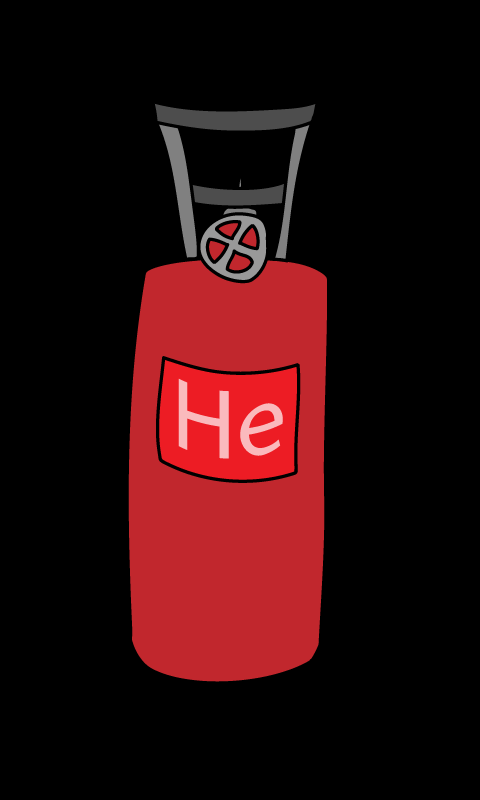

The image is a tile-based game level rendered from a .tmx file. Its description and source (layers, tilesets, objects; grid data summarised) follow:
An orthogonal 60x100 tile map with 8x8 px tiles, 1 tile layer (Tile Layer 1) and 264 objects.

<map version="1.4" tiledversion="1.4.3" orientation="orthogonal" renderorder="left-down" width="60" height="100" tilewidth="8" tileheight="8" infinite="0" nextlayerid="4" nextobjectid="269">
 <tileset firstgid="1" name="helium" tilewidth="8" tileheight="8" tilecount="13200" columns="60">
  <image source="helium.png" width="480" height="1760" />
 </tileset>
 <layer id="1" name="Tile Layer 1" width="60" height="100">
  <data>[6000 cells, 6000 non-empty, 6000 distinct tile ids]</data>
 </layer>
 <objectgroup id="2" name="PiirtoPisteet" visible="0">
  <object id="1" x="130.415" y="647.415">
   <point />
  </object>
  <object id="2" x="137.867" y="656.73">
   <point />
  </object>
  <object id="3" x="146.251" y="665.114">
   <point />
  </object>
  <object id="4" x="155.566" y="670.703">
   <point />
  </object>
  <object id="5" x="165.813" y="674.429">
   <point />
  </object>
  <object id="6" x="177.923" y="676.293">
   <point />
  </object>
  <object id="7" x="187.238" y="679.087">
   <point />
  </object>
  <object id="8" x="203.074" y="682.813">
   <point />
  </object>
  <object id="9" x="214.252" y="684.676">
   <point />
  </object>
  <object id="10" x="226.362" y="682.813">
   <point />
  </object>
  <object id="11" x="237.541" y="681.882">
   <point />
  </object>
  <object id="12" x="248.719" y="680.95">
   <point />
  </object>
  <object id="13" x="263.624" y="678.156">
   <point />
  </object>
  <object id="14" x="275.734" y="676.293">
   <point />
  </object>
  <object id="15" x="291.57" y="670.703">
   <point />
  </object>
  <object id="16" x="302.748" y="664.183">
   <point />
  </object>
  <object id="17" x="313.926" y="658.593">
   <point />
  </object>
  <object id="18" x="319.516" y="639.963">
   <point />
  </object>
  <object id="19" x="321.379" y="625.99">
   <point />
  </object>
  <object id="20" x="322.31" y="613.88">
   <point />
  </object>
  <object id="21" x="323.242" y="598.044">
   <point />
  </object>
  <object id="22" x="324.173" y="586.865">
   <point />
  </object>
  <object id="23" x="323.242" y="571.029">
   <point />
  </object>
  <object id="24" x="326.036" y="555.193">
   <point />
  </object>
  <object id="25" x="326.036" y="538.426">
   <point />
  </object>
  <object id="26" x="326.036" y="527.247">
   <point />
  </object>
  <object id="27" x="328.831" y="512.343">
   <point />
  </object>
  <object id="28" x="326.968" y="497.438">
   <point />
  </object>
  <object id="29" x="326.968" y="481.602">
   <point />
  </object>
  <object id="30" x="326.968" y="465.766">
   <point />
  </object>
  <object id="31" x="326.968" y="448.999">
   <point />
  </object>
  <object id="32" x="326.968" y="432.231">
   <point />
  </object>
  <object id="33" x="327.899" y="413.6">
   <point />
  </object>
  <object id="34" x="327.899" y="397.764">
   <point />
  </object>
  <object id="35" x="328.831" y="384.723">
   <point />
  </object>
  <object id="36" x="329.762" y="372.613">
   <point />
  </object>
  <object id="37" x="328.831" y="353.051">
   <point />
  </object>
  <object id="38" x="328.831" y="343.735">
   <point />
  </object>
  <object id="39" x="329.762" y="327.899">
   <point />
  </object>
  <object id="40" x="327.899" y="312.995">
   <point />
  </object>
  <object id="41" x="327.899" y="301.816">
   <point />
  </object>
  <object id="42" x="326.036" y="290.638">
   <point />
  </object>
  <object id="43" x="323.242" y="280.391">
   <point />
  </object>
  <object id="44" x="314.858" y="273.871">
   <point />
  </object>
  <object id="45" x="303.68" y="265.487">
   <point />
  </object>
  <object id="46" x="291.57" y="261.761">
   <point />
  </object>
  <object id="47" x="287.844" y="261.761">
   <point />
  </object>
  <object id="48" x="287.844" y="252.445">
   <point />
  </object>
  <object id="49" x="288.775" y="232.883">
   <point />
  </object>
  <object id="50" x="288.775" y="200.279">
   <point />
  </object>
  <object id="51" x="292.501" y="175.128">
   <point />
  </object>
  <object id="52" x="299.022" y="149.977">
   <point />
  </object>
  <object id="53" x="306.474" y="126.688">
   <point />
  </object>
  <object id="54" x="312.995" y="115.51">
   <point />
  </object>
  <object id="55" x="304.611" y="131.346">
   <point />
  </object>
  <object id="56" x="296.227" y="142.524">
   <point />
  </object>
  <object id="57" x="304.611" y="149.045">
   <point />
  </object>
  <object id="58" x="293.433" y="155.566">
   <point />
  </object>
  <object id="59" x="299.022" y="166.744">
   <point />
  </object>
  <object id="60" x="289.707" y="174.197">
   <point />
  </object>
  <object id="61" x="299.022" y="184.443">
   <point />
  </object>
  <object id="62" x="288.775" y="195.622">
   <point />
  </object>
  <object id="63" x="293.433" y="208.663">
   <point />
  </object>
  <object id="64" x="285.049" y="208.663">
   <point />
  </object>
  <object id="65" x="272.007" y="197.485">
   <point />
  </object>
  <object id="66" x="257.103" y="204.937">
   <point />
  </object>
  <object id="67" x="254.308" y="194.69">
   <point />
  </object>
  <object id="68" x="230.088" y="206.8">
   <point />
  </object>
  <object id="69" x="243.13" y="195.622">
   <point />
  </object>
  <object id="70" x="243.13" y="204.006">
   <point />
  </object>
  <object id="71" x="215.184" y="199.348">
   <point />
  </object>
  <object id="72" x="211.458" y="192.827">
   <point />
  </object>
  <object id="73" x="194.69" y="196.553">
   <point />
  </object>
  <object id="74" x="204.006" y="204.006">
   <point />
  </object>
  <object id="75" x="215.184" y="205.869">
   <point />
  </object>
  <object id="76" x="193.759" y="258.034">
   <point />
  </object>
  <object id="77" x="189.101" y="259.898">
   <point />
  </object>
  <object id="78" x="195.622" y="248.719">
   <point />
  </object>
  <object id="79" x="186.306" y="242.198">
   <point />
  </object>
  <object id="80" x="190.033" y="229.157">
   <point />
  </object>
  <object id="81" x="184.443" y="222.636">
   <point />
  </object>
  <object id="82" x="193.759" y="217.047">
   <point />
  </object>
  <object id="83" x="180.717" y="205.869">
   <point />
  </object>
  <object id="84" x="185.375" y="190.964">
   <point />
  </object>
  <object id="85" x="175.128" y="187.238">
   <point />
  </object>
  <object id="86" x="180.717" y="174.197">
   <point />
  </object>
  <object id="87" x="168.607" y="159.292">
   <point />
  </object>
  <object id="88" x="177.923" y="152.771">
   <point />
  </object>
  <object id="89" x="166.744" y="137.867">
   <point />
  </object>
  <object id="90" x="169.539" y="134.141">
   <point />
  </object>
  <object id="91" x="157.429" y="123.894">
   <point />
  </object>
  <object id="92" x="157.429" y="108.989">
   <point />
  </object>
  <object id="93" x="173.265" y="111.784">
   <point />
  </object>
  <object id="94" x="187.238" y="126.688">
   <point />
  </object>
  <object id="95" x="193.759" y="116.442">
   <point />
  </object>
  <object id="96" x="203.074" y="131.346">
   <point />
  </object>
  <object id="97" x="217.047" y="117.373">
   <point />
  </object>
  <object id="98" x="219.842" y="135.072">
   <point />
  </object>
  <object id="99" x="231.952" y="112.715">
   <point />
  </object>
  <object id="100" x="231.952" y="131.346">
   <point />
  </object>
  <object id="101" x="244.061" y="113.647">
   <point />
  </object>
  <object id="102" x="246.856" y="132.278">
   <point />
  </object>
  <object id="103" x="263.624" y="115.51">
   <point />
  </object>
  <object id="104" x="261.761" y="133.209">
   <point />
  </object>
  <object id="105" x="278.528" y="112.715">
   <point />
  </object>
  </objectgroup>
 <objectgroup id="3" name="VoittoPisteet">
  <!-- 25 objects omitted --></objectgroup>
</map>
<!-- 159 of 264 objects omitted -->
